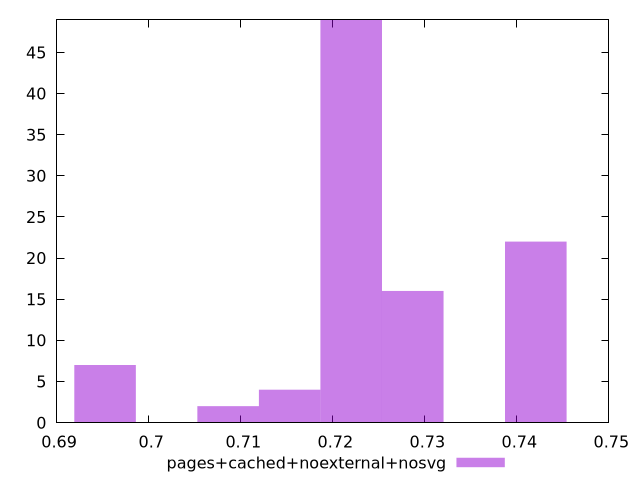

Here is the gnuplot script that generated this plot:
$_pagesCachedNoexternalNosvg <<EOF
0.7420609103274898 22
0.7220052100483684 49
0.7286904434747422 16
0.7086347431956208 2
0.6952642763428732 7
0.7153199766219946 4
EOF
set key outside below
set terminal pngcairo
set output "report_00006_2020-11-02T20-21-41.718Z/performance_score/pages+cached+noexternal+nosvg//hist.png"
set yrange [0:49]
set boxwidth 0.006685233426373781
set style fill transparent solid 0.5 noborder
plot $_pagesCachedNoexternalNosvg title "pages+cached+noexternal+nosvg" with boxes ,
